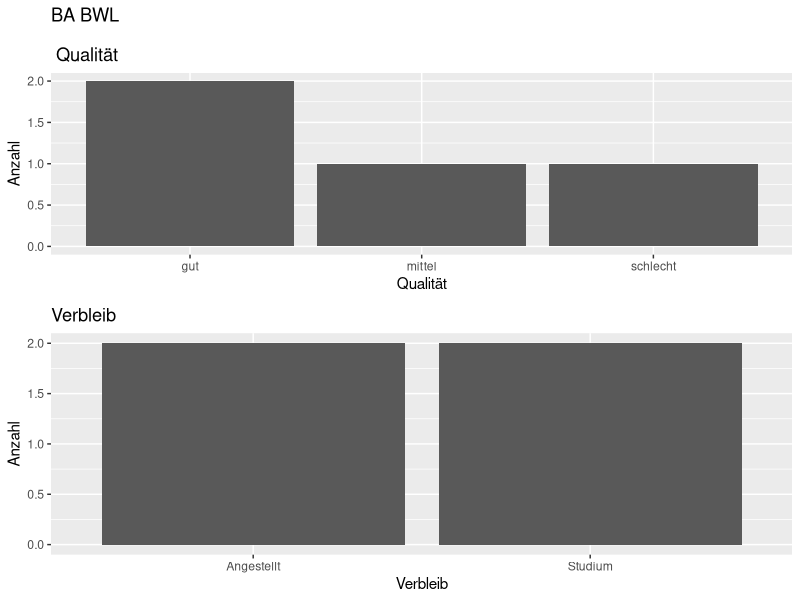
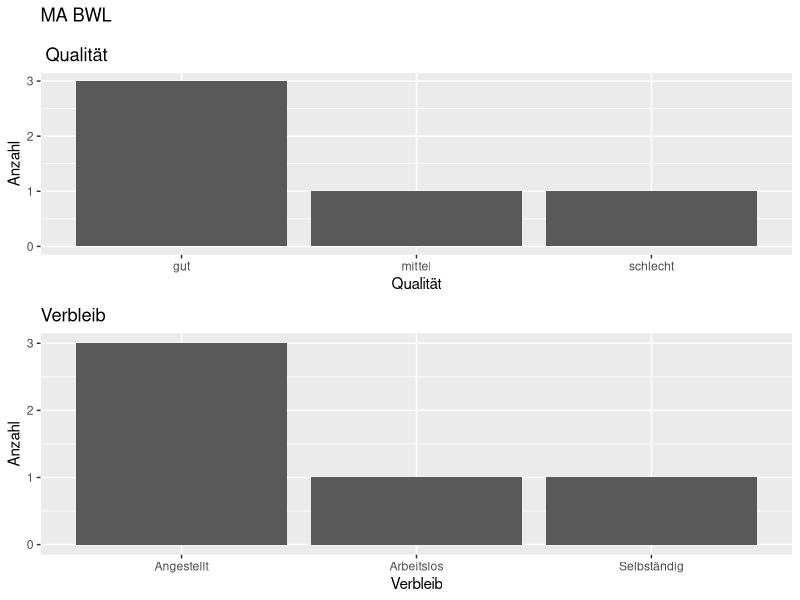
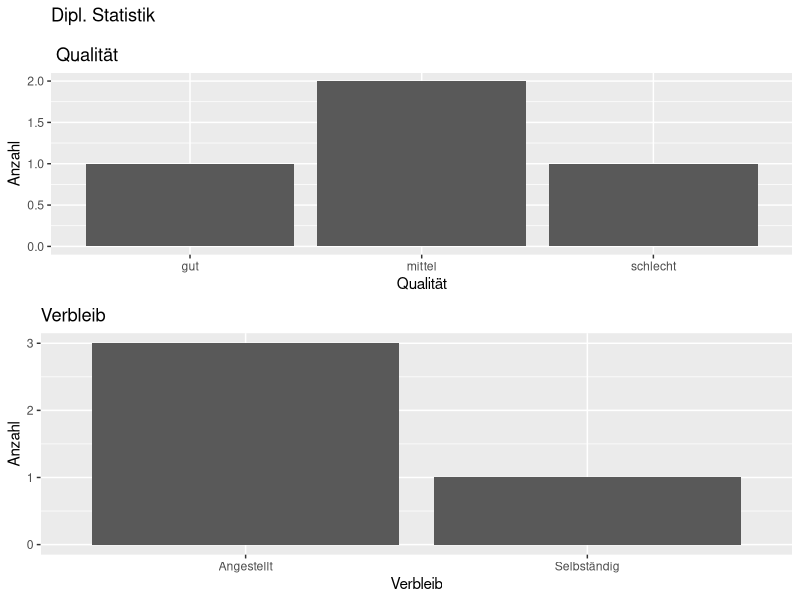

Recreate these plots in R, in order.
## ---- chunk 1
knitr::opts_chunk$set(echo = TRUE)
## ---- chunk 2
library(tidyverse)
library(knitr)


# package to combine ggplots

#install.packages("ggpubr")
library("ggpubr")
## ---- chunk 3
df <- read.csv(file="raw_data/test.csv",sep=";",encoding = "latin1")
## ---- chunk 4
tibble(df)
## ---- chunk 5
studycourses_unique <- unique(df$Studiengang)
## ---- chunk 6
for (i in studycourses_unique) {
  df_filtered <- df %>% filter(df$Studiengang== i)
  
  
 df_plot_qualitaet <- ggplot2::ggplot(df_filtered,aes(x=Qualität)) +
  ggtitle(paste0(df_filtered[1,1],"\n\n Qualität"))+
  ylab("Anzahl")+
  geom_bar()
 
 df_plot_verbleib <- ggplot2::ggplot(df_filtered,aes(x=Verbleib)) +
  ggtitle(paste0("Verbleib"))+
  ylab("Anzahl")+
  geom_bar()
 
 
 arrange <- ggarrange(
   df_plot_qualitaet, 
   df_plot_verbleib, 
   ncol = 1,
   nrow = 2)
 
 ggsave(paste0("outcome/",df_filtered[1,1],"- Plot.pdf"), arrange)

}
